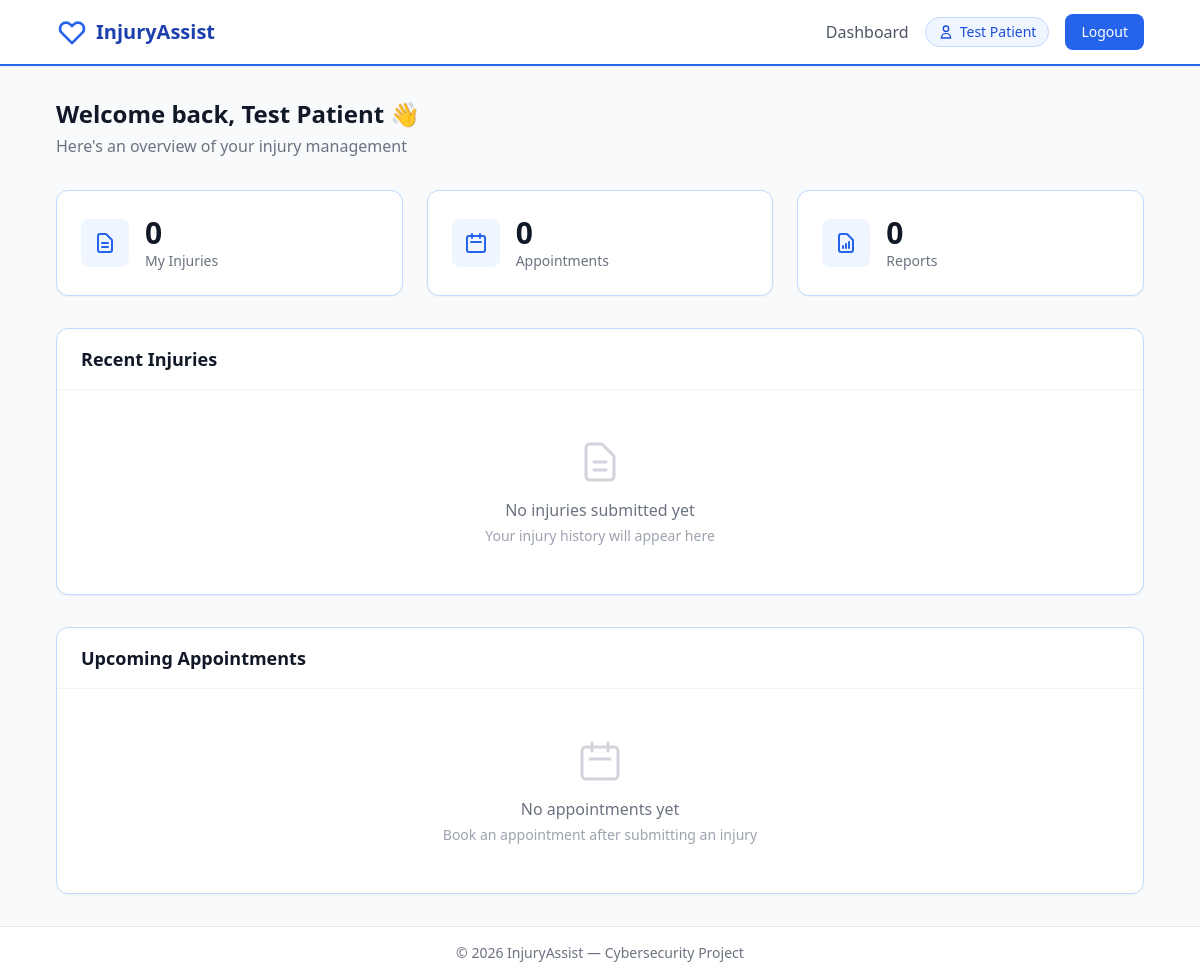
The page /patient/dashboard (signed in) on the database as committed earlier.
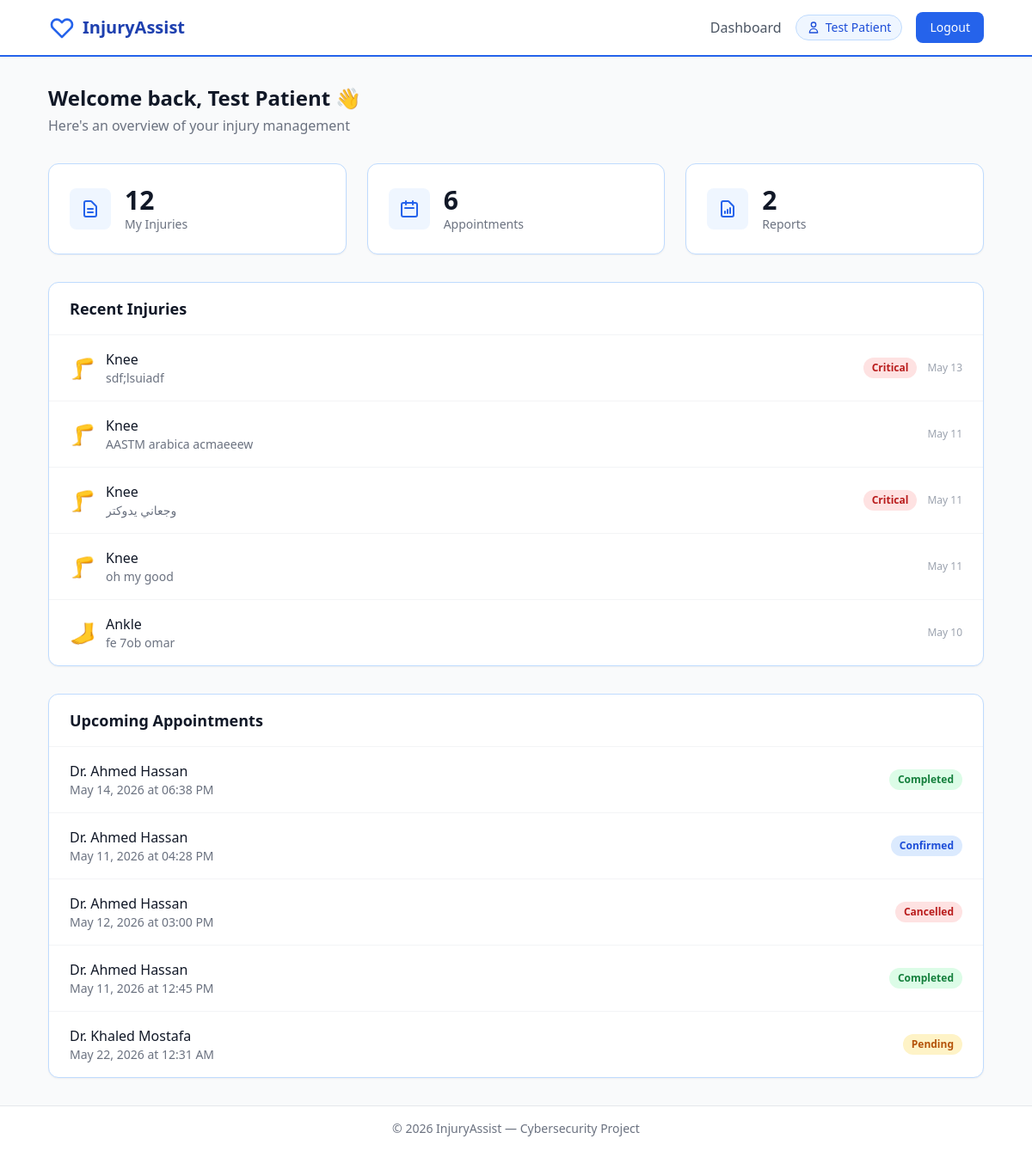
The same page on the database as committed later.
### models.py (models this page shows, shortened)
class User(db.Model, UserMixin):
    __tablename__ = "users"
    id = db.Column(db.Integer, primary_key=True)
    username = db.Column(db.String(80), unique=True, nullable=False)
    password_hash = db.Column(db.String(256), nullable=False)
    name = db.Column(db.String(120), nullable=False)
    role = db.Column(db.String(20), nullable=False, default="patient")  # 'patient' or 'doctor'
    age = db.Column(db.Integer)
    gender = db.Column(db.String(10))
    contact_no = db.Column(db.String(20))
    address = db.Column(db.String(200))
    is_available = db.Column(db.Boolean, default=True)
    availability_slot = db.Column(db.String(100))
    doctor_type = db.Column(db.String(20))        # 'general' or 'specialized'
    specialty = db.Column(db.String(100))
    certification_level = db.Column(db.String(50))
    clinic_room = db.Column(db.String(20))
    injuries = db.relationship("Injury", backref="patient", lazy=True)
    patient_appointments = db.relationship(
        "Appointment", backref="patient", lazy=True, foreign_keys="Appointment.patient_id"
    )
    doctor_appointments = db.relationship(
        "Appointment", backref="doctor", lazy=True, foreign_keys="Appointment.doctor_id"
    )

class Injury(db.Model):
    __tablename__ = "injuries"
    id = db.Column(db.Integer, primary_key=True)
    body_part = db.Column(db.Enum(BodyPart), nullable=False)
    athlete_description = db.Column(db.Text, nullable=False)
    is_critical = db.Column(db.Boolean, default=False)
    recommendation = db.Column(db.Text)
    created_at = db.Column(db.DateTime, default=lambda: datetime.now(timezone.utc))
    patient_id = db.Column(db.Integer, db.ForeignKey("users.id"), nullable=False)

class Appointment(db.Model):
    __tablename__ = "appointments"
    id = db.Column(db.Integer, primary_key=True)
    appointment_date = db.Column(db.DateTime, nullable=False)
    status = db.Column(db.Enum(AppointmentStatus), default=AppointmentStatus.PENDING, nullable=False)
    created_at = db.Column(db.DateTime, default=lambda: datetime.now(timezone.utc))
    patient_id = db.Column(db.Integer, db.ForeignKey("users.id"), nullable=False)
    doctor_id = db.Column(db.Integer, db.ForeignKey("users.id"), nullable=False)
    report = db.relationship("Report", backref="appointment", uselist=False, lazy=True)

### blueprints/patient.py (the view)
@patient_bp.route("/dashboard")
@login_required
def dashboard():
    if current_user.role != "patient":
        from flask import abort
        abort(403)
    injuries = Injury.query.filter_by(patient_id=current_user.id).order_by(Injury.created_at.desc()).all()
    appointments = Appointment.query.filter_by(patient_id=current_user.id).order_by(Appointment.created_at.desc()).all()
    report_count = (
        Report.query.join(Appointment).filter(Appointment.patient_id == current_user.id).count()
    )
    return render_template(
        "patient/dashboard.html",
        injuries=injuries,
        appointments=appointments,
        report_count=report_count,
    )

### templates/patient/dashboard.html (shortened to what this page needs)
{% extends "base.html" %}
{% block content %}
<div class="fade-in">
    <div class="mb-8">
        <h1 class="text-2xl font-bold text-gray-900">Welcome back, {{ current_user.name }} 👋</h1>
        <p class="text-gray-500 mt-1">Here's an overview of your injury management</p>
    </div>
    <div class="grid grid-cols-1 sm:grid-cols-3 gap-6 mb-8">
        <div class="bg-white border border-blue-200 rounded-xl p-6 shadow-sm hover:shadow-md transition">
            <div class="flex items-center gap-4">
                <div class="w-12 h-12 bg-blue-50 rounded-lg flex items-center justify-center">
                    <svg class="w-6 h-6 text-blue-600" fill="none" stroke="currentColor" viewBox="0 0 24 24">
                        <path stroke-linecap="round" stroke-linejoin="round" stroke-width="2"
                              d="M9 12h6m-6 4h6m2 5H7a2 2 0 01-2-2V5a2 2 0 012-2h5.586a1 1 0 01.707.293l5.414 5.414a1 1 0 01.293.707V19a2 2 0 01-2 2z"/>
                    </svg>
                </div>
                <div>
                    <p class="text-3xl font-bold text-gray-900">{{ injuries | length }}</p>
                    <p class="text-sm text-gray-500">My Injuries</p>
                </div>
            </div>
        </div>
        <div class="bg-white border border-blue-200 rounded-xl p-6 shadow-sm hover:shadow-md transition">
            <div class="flex items-center gap-4">
                <div class="w-12 h-12 bg-blue-50 rounded-lg flex items-center justify-center">
                    <svg class="w-6 h-6 text-blue-600" fill="none" stroke="currentColor" viewBox="0 0 24 24">
                        <path stroke-linecap="round" stroke-linejoin="round" stroke-width="2"
                              d="M8 7V3m8 4V3m-9 8h10M5 21h14a2 2 0 002-2V7a2 2 0 00-2-2H5a2 2 0 00-2 2v12a2 2 0 002 2z"/>
                    </svg>
                </div>
                <div>
                    <p class="text-3xl font-bold text-gray-900">{{ appointments | length }}</p>
                    <p class="text-sm text-gray-500">Appointments</p>
                </div>
            </div>
        </div>
        <div class="bg-white border border-blue-200 rounded-xl p-6 shadow-sm hover:shadow-md transition">
            <div class="flex items-center gap-4">
                <div class="w-12 h-12 bg-blue-50 rounded-lg flex items-center justify-center">
                    <svg class="w-6 h-6 text-blue-600" fill="none" stroke="currentColor" viewBox="0 0 24 24">
                        <path stroke-linecap="round" stroke-linejoin="round" stroke-width="2"
                              d="M9 17v-2m3 2v-4m3 4v-6m2 10H7a2 2 0 01-2-2V5a2 2 0 012-2h5.586a1 1 0 01.707.293l5.414 5.414a1 1 0 01.293.707V19a2 2 0 01-2 2z"/>
                    </svg>
                </div>
                <div>
                    <p class="text-3xl font-bold text-gray-900">{{ report_count }}</p>
                    <p class="text-sm text-gray-500">Reports</p>
                </div>
            </div>
        </div>
    </div>
    <div class="bg-white border border-blue-200 rounded-xl shadow-sm overflow-hidden mb-8">
        <div class="px-6 py-4 border-b border-gray-100 flex items-center justify-between">
            <h2 class="text-lg font-semibold text-gray-900">Recent Injuries</h2>
        </div>
        <div class="divide-y divide-gray-100">
            {% if injuries %}
                {% for injury in injuries[:5] %}
                <div class="px-6 py-4 flex items-center justify-between hover:bg-gray-50 transition">
                    <div class="flex items-center gap-3">
                        <span class="text-2xl">
                            {% if injury.body_part.value == 'Knee' %}🦵
                            {% elif injury.body_part.value == 'Shoulder' %}💪
                            {% elif injury.body_part.value == 'Ankle' %}🦶
                            {% else %}🦴{% endif %}
                        </span>
                        <div>
                            <p class="font-medium text-gray-900">{{ injury.body_part.value }}</p>
                            <p class="text-sm text-gray-500 truncate max-w-xs">{{ injury.athlete_description }}</p>
                        </div>
                    </div>
                    <div class="flex items-center gap-3">
                        {% if injury.is_critical %}
                            <span class="bg-red-100 text-red-700 text-xs font-semibold px-2.5 py-1 rounded-full">Critical</span>
                        {% endif %}
                        <span class="text-xs text-gray-400">{{ injury.created_at.strftime('%b %d') }}</span>
                    </div>
                </div>
                {% endfor %}
            {% else %}
                <div class="px-6 py-12 text-center">
                    <svg class="mx-auto w-12 h-12 text-gray-300 mb-3" fill="none" stroke="currentColor" viewBox="0 0 24 24">
                        <path stroke-linecap="round" stroke-linejoin="round" stroke-width="1.5"
                              d="M9 12h6m-6 4h6m2 5H7a2 2 0 01-2-2V5a2 2 0 012-2h5.586a1 1 0 01.707.293l5.414 5.414a1 1 0 01.293.707V19a2 2 0 01-2 2z"/>
                    </svg>
                    <p class="text-gray-500">No injuries submitted yet</p>
                    <p class="text-sm text-gray-400 mt-1">Your injury history will appear here</p>
                </div>
            {% endif %}
        </div>
    </div>
    <div class="bg-white border border-blue-200 rounded-xl shadow-sm overflow-hidden">
        <div class="px-6 py-4 border-b border-gray-100">
            <h2 class="text-lg font-semibold text-gray-900">Upcoming Appointments</h2>
        </div>
        <div class="divide-y divide-gray-100">
            {% if appointments %}
                {% for appt in appointments[:5] %}
                <div class="px-6 py-4 flex items-center justify-between hover:bg-gray-50 transition">
                    <div>
                        <p class="font-medium text-gray-900">{{ appt.doctor.name }}</p>
                        <p class="text-sm text-gray-500">{{ appt.appointment_date.strftime('%b %d, %Y at %I:%M %p') }}</p>
                    </div>
                    <span class="text-xs font-semibold px-2.5 py-1 rounded-full
                        {% if appt.status.value == 'Pending' %}bg-amber-100 text-amber-700
                        {% elif appt.status.value == 'Confirmed' %}bg-blue-100 text-blue-700
                        {% elif appt.status.value == 'Completed' %}bg-green-100 text-green-700
                        {% else %}bg-red-100 text-red-700{% endif %}">
                        {{ appt.status.value }}
                    </span>
                </div>
                {% endfor %}
            {% else %}
                <div class="px-6 py-12 text-center">
                    <svg class="mx-auto w-12 h-12 text-gray-300 mb-3" fill="none" stroke="currentColor" viewBox="0 0 24 24">
                        <path stroke-linecap="round" stroke-linejoin="round" stroke-width="1.5"
                              d="M8 7V3m8 4V3m-9 8h10M5 21h14a2 2 0 002-2V7a2 2 0 00-2-2H5a2 2 0 00-2 2v12a2 2 0 002 2z"/>
                    </svg>
                    <p class="text-gray-500">No appointments yet</p>
                    <p class="text-sm text-gray-400 mt-1">Book an appointment after submitting an injury</p>
                </div>
            {% endif %}
        </div>
    </div>
</div>
{% endblock %}

### templates/base.html (shortened to what this page needs)
<!DOCTYPE html>
<html lang="en" class="h-full">
<head>
    <script src="https://cdn.tailwindcss.com"></script>
</head>
<body class="h-full bg-gray-50 flex flex-col">
    <nav class="bg-white border-b-2 border-primary-600 shadow-sm">
        <div class="max-w-6xl mx-auto px-4 sm:px-6 lg:px-8">
            <div class="flex justify-between items-center h-16">
                <a href="/" class="flex items-center gap-2">
                    <svg class="w-8 h-8 text-primary-600" fill="none" stroke="currentColor" viewBox="0 0 24 24">
                        <path stroke-linecap="round" stroke-linejoin="round" stroke-width="2"
                              d="M4.318 6.318a4.5 4.5 0 000 6.364L12 20.364l7.682-7.682a4.5 4.5 0 00-6.364-6.364L12 7.636l-1.318-1.318a4.5 4.5 0 00-6.364 0z"/>
                    </svg>
                    <span class="text-xl font-bold text-primary-800">InjuryAssist</span>
                </a>
                <div class="flex items-center gap-4">
                    {% if current_user.is_authenticated %}
                        {% if current_user.role == 'patient' %}
                            <a href="{{ url_for('patient.dashboard') }}"
                               class="text-gray-600 hover:text-primary-600 font-medium transition">Dashboard</a>
                        {% else %}
                            <a href="{{ url_for('doctor.dashboard') }}"
                               class="text-gray-600 hover:text-primary-600 font-medium transition">Dashboard</a>
                        {% endif %}
                        <span class="hidden sm:inline-flex items-center gap-1.5 bg-primary-50 text-primary-700 text-sm font-medium px-3 py-1 rounded-full border border-primary-200">
                            <svg class="w-4 h-4" fill="none" stroke="currentColor" viewBox="0 0 24 24">
                                <path stroke-linecap="round" stroke-linejoin="round" stroke-width="2"
                                      d="M16 7a4 4 0 11-8 0 4 4 0 018 0zM12 14a7 7 0 00-7 7h14a7 7 0 00-7-7z"/>
                            </svg>
                            {{ current_user.name }}
                        </span>
                        <a href="{{ url_for('auth.logout') }}"
                           class="bg-primary-600 hover:bg-primary-700 text-white px-4 py-2 rounded-lg text-sm font-medium transition">
                            Logout
                        </a>
                    {% endif %}
                </div>
            </div>
        </div>
    </nav>
    <main class="flex-1 max-w-6xl mx-auto px-4 sm:px-6 lg:px-8 py-8 w-full">
        {% block content %}{% endblock %}
    </main>
    <footer class="bg-white border-t border-gray-200 py-4">
        <div class="max-w-6xl mx-auto px-4 text-center text-sm text-gray-500">
            &copy; 2026 InjuryAssist — Cybersecurity Project
        </div>
    </footer>
</body>
</html>

### templates/base.html (style rules this page uses)
.fade-in { animation: fadeIn 0.3s ease-in; }

Rows that differ between the two databases and show on the page:
added Injury: body_part.value "Knee", athlete_description "sdf;lsuiadf", is_critical "Critical", created_at "May 13"
added Injury: body_part.value "Knee", athlete_description "AASTM arabica acmaeeew", created_at "May 11"
added Injury: body_part.value "Knee", athlete_description "وجعاني يدوكتر", is_critical "Critical", created_at "May 11"
added Injury: body_part.value "Knee", athlete_description "oh my good", created_at "May 11"
added Injury: body_part.value "Ankle", athlete_description "fe 7ob omar", created_at "May 10"
added Appointment: doctor.name "Dr. Ahmed Hassan", appointment_date "May 14, 2026 at 06:38 PM", status.value "Completed"
added Appointment: doctor.name "Dr. Ahmed Hassan", appointment_date "May 11, 2026 at 04:28 PM", status.value "Confirmed"
added Appointment: doctor.name "Dr. Ahmed Hassan", appointment_date "May 12, 2026 at 03:00 PM", status.value "Cancelled"
added Appointment: doctor.name "Dr. Ahmed Hassan", appointment_date "May 11, 2026 at 12:45 PM", status.value "Completed"
added Appointment: doctor.name "Dr. Khaled Mostafa", appointment_date "May 22, 2026 at 12:31 AM", status.value "Pending"
Other text that changed with them:
{{ injuries | length }}: "0" → "12"
{{ appointments | length }}: "0" → "6"
{{ report_count }}: "0" → "2"
text no longer shown: "No injuries submitted yet Your injury history will appear here No appointments yet Book an appointment after submitting an injury"
